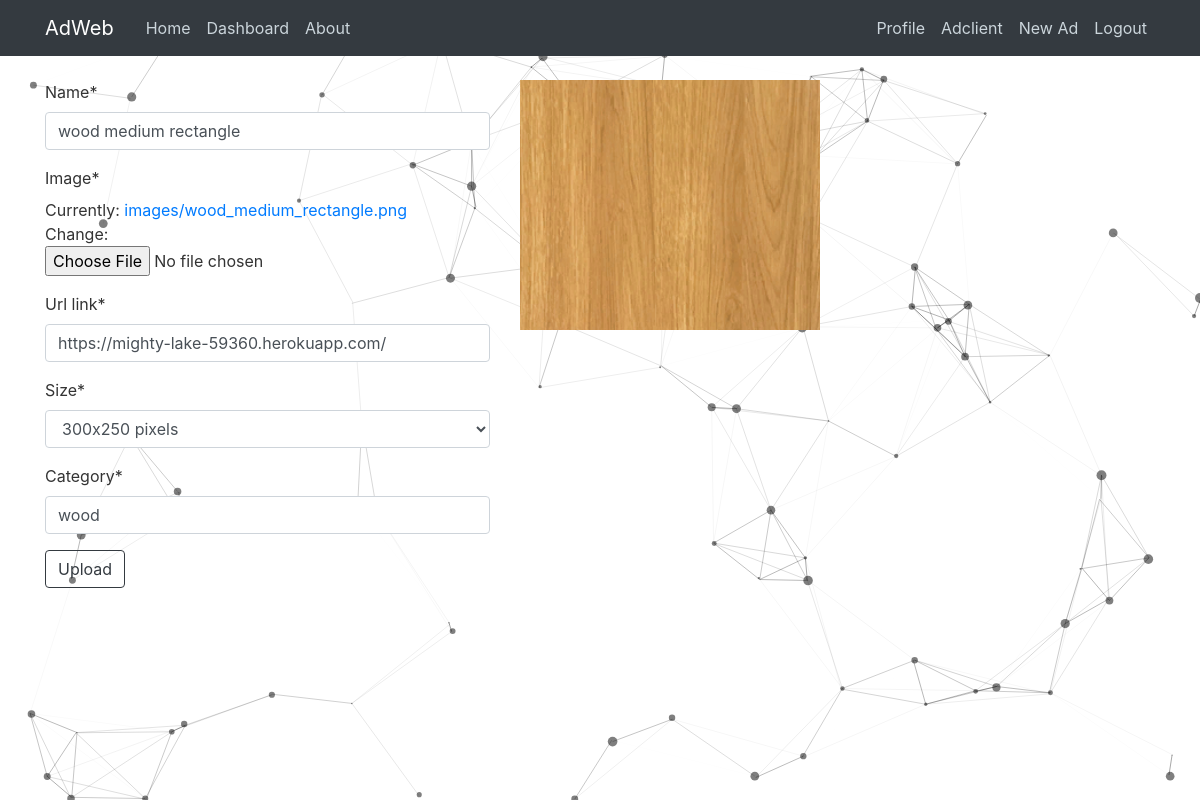
The app's page /advertisement/16/update/ (signed in) with its own data.
### adtool/models.py (models this page shows, shortened)
class Advertisement(ModelDiffMixin, models.Model):
    name = models.CharField(max_length=50)
    image = models.ImageField(upload_to='images/')
    url_link = models.URLField(default="")
    clicks = models.IntegerField(default=0)
    category = models.CharField(max_length=30, default="")
    size = models.CharField(
            max_length=16, choices=(
            ('medium rectangle', '300x250 pixels'),
            ('large rectangle', '336x280 pixels'),
            ('leaderboard', '728x90 pixels'),
            ('half page', '320x600 pixels'),
            ('free size', 'free size')
        ),
        default='free size')
    user = models.ForeignKey(User, on_delete=models.CASCADE)
    publish_date = models.DateTimeField('date published', default=timezone.now)

### adtool/views.py (the view, shortened to what this page needs)
class AdvertisementUpdateView(LoginRequiredMixin, UserPassesTestMixin, UpdateView):
    model = Advertisement
    fields = ['name', 'image', 'url_link', 'size', 'category']
    def test_func(self):
        advertisement = self.get_object()
        if self.request.user == advertisement.user:
            return True
        return False

### adtool/custom_mixin.py (called while the page is built)
    @property
    def _dict(self):
        return model_to_dict(self, fields=[field.name for field in
                             self._meta.fields])

### adtool/templates/adtool/advertisement_form.html (shortened to what this page needs)
{% extends 'adtool/base.html' %}
{% load crispy_forms_tags %}
{% load static %}
{% block content %}
<div class="row">
    <div class="col-lg-5">
        <form method="post" enctype="multipart/form-data">
            {{ form|crispy }}
            <button type="submit" class="btn btn-outline-dark">Upload</button>
        </form>
    </div>
    <div class="col-lg-7">
        {% if form.instance.image %}
        <img src="{{ form.instance.image.url }}" alt="advertisement image" id="profile-img-tag" />
        {% else %}
        <img src="{% static 'adtool/default_ad.png' %}" alt="advertisement image" id="profile-img-tag">
        {% endif %}
    </div>
</div>
{% endblock content %}

### adtool/static/adtool/style.css (style rules this page uses)
body { background: #fafafa; color: #333333; margin-top: 5rem; }

### records on screen
Advertisement: name "wood medium rectangle", url_link "https://mighty-lake-59360.herokuapp.com/", size "300x250 pixels", category "wood", instance.image (picture)
